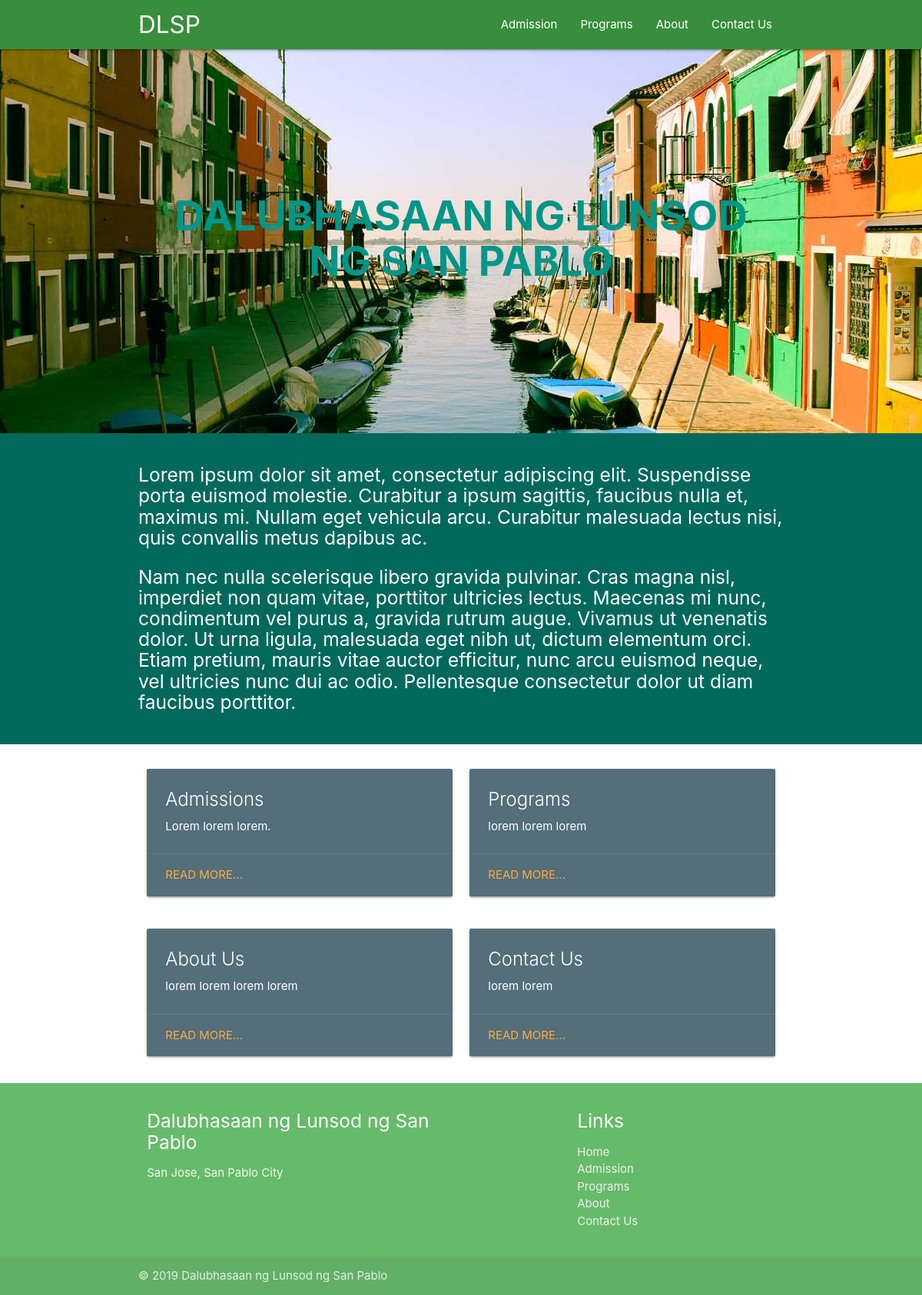
Before: / with the older database file.
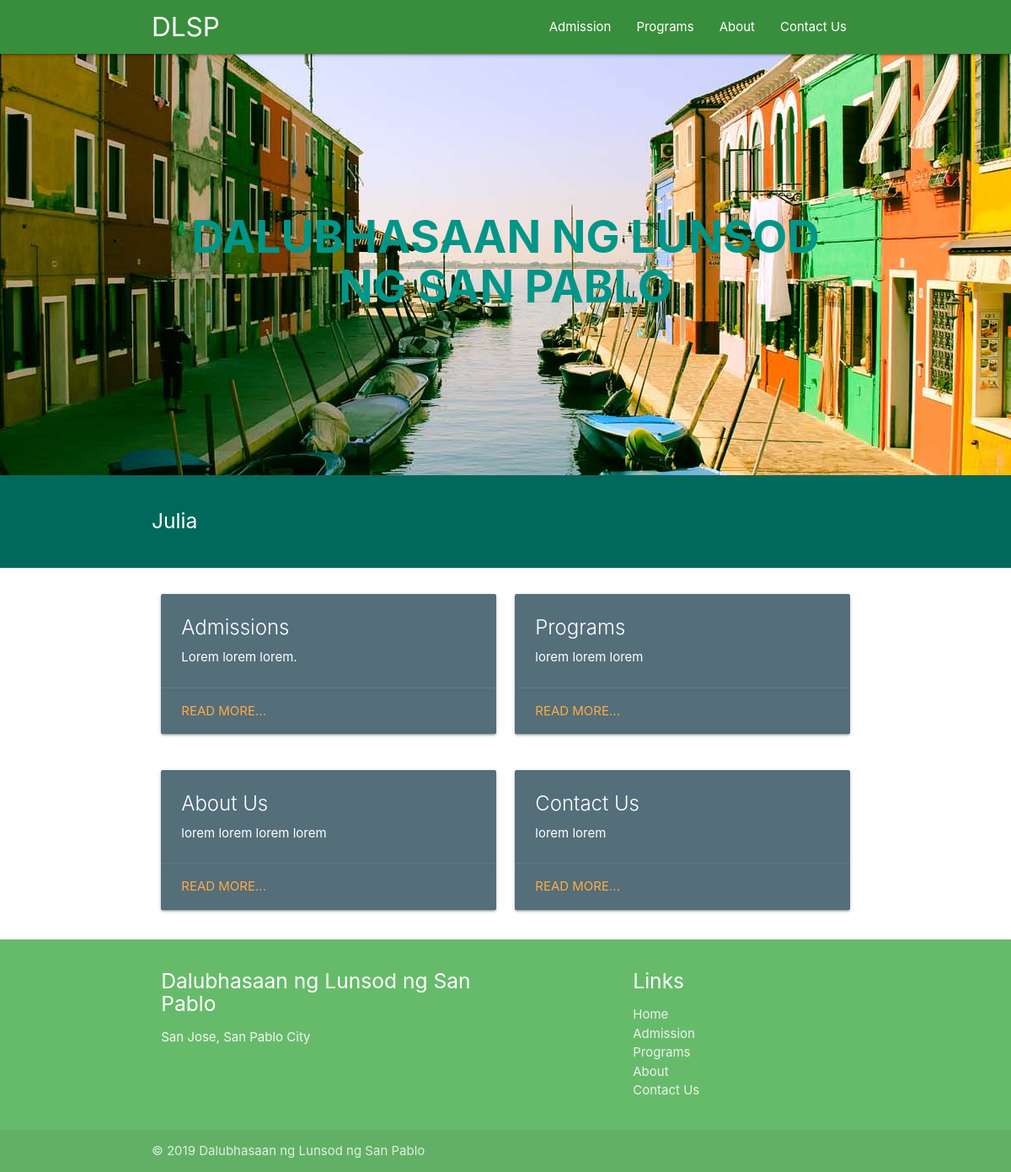
After: the same page with the newer database file.
### dlsp/models.py (models this page shows, shortened)
class Page(models.Model):
    title = models.CharField(max_length=200, primary_key=True)
    info = HTMLField()

### dlsp/views.py (the view)
# urls.py: path('', views.index, name='index'),
def index(request):
    home_info = Page.objects.get(title="Home").info
    admission_info = Page.objects.get(title="Admission").info
    programs_info = Page.objects.get(title="Programs").info
    about_info = Page.objects.get(title="About").info
    contactus_info = Page.objects.get(title="Contact Us").info
    image = Image.objects.get(name='home').image
    data ={
        "info": home_info,
        "school_name": school_name,
        "address": address,
        "school": school,
        "admission_info": admission_info,
        "programs_info": programs_info,
        "about_info": about_info,
        "contactus_info": contactus_info,
        }
    return render(request, 'index.html', {'data':data, 'site': site, 'image': image,})

### dlsp/templates/index.html (shortened to what this page needs)
{% extends "base.html" %}
{% load static %}
{% block content %}
    <div class="parallax-container center valign-wrapper">
        <div class="container">
            <div class="row">
                <div class="col s12 white-text">
                    <h2 class="teal-text teal-text lighten-2">{{ site.school_name }}</h2>
                </div>
            </div>
        </div>
        <div class="parallax"><img src="{{ image.url }}"></div>
    </div>
    <div class="intro teal darken-3">
        <div class="container">
            <h5>{{ data.info|safe }}
            </h5>
        </div>
    </div>
    <div class="container">
        <div class="row">
            <div class="col s12 m6">
                <div class="card blue-grey darken-1">
                    <div class="card-content white-text">
                        <span class="card-title">Admissions</span>
                        <p>{{ data.admission_info|truncatewords:50|safe }}.</p>
                    </div>
                    <div class="card-action">
                        <a href="/admission">Read more...</a>
                    </div>
                </div>
            </div>
            <div class="col s12 m6">
                <div class="card blue-grey darken-1">
                    <div class="card-content white-text">
                        <span class="card-title">Programs</span>
                        <p>{{ data.programs_info|truncatewords:50|safe }}</p>
                    </div>
                    <div class="card-action">
                        <a href="/programs">Read more...</a>
                    </div>
                </div>
            </div>
        </div>
        <div class="row">
            <div class="col s12 m6">
                <div class="card blue-grey darken-1">
                    <div class="card-content white-text">
                        <span class="card-title">About Us</span>
                        <p>{{ data.about_info|truncatewords:50|safe }}</p>
                    </div>
                    <div class="card-action">
                        <a href="/about">Read more...</a>
                    </div>
                </div>
            </div>
            <div class="col s12 m6">
                <div class="card blue-grey darken-1">
                    <div class="card-content white-text">
                        <span class="card-title">Contact Us</span>
                        <p>{{ data.contactus_info|truncatewords:50|safe }}</p>
                    </div>
                    <div class="card-action">
                        <a href="/contactusg">Read more...</a>
                    </div>
                </div>
            </div>
        </div>
    </div>
{% endblock %}

Changed rows visible on the page:
changed Page: info "Lorem ipsum dolor sit amet, consectetur adipiscing elit. Suspendisse porta euismod molestie. Curabitur a ipsum sagittis, faucibus nulla et, maximus mi. Nullam eget vehicula arcu. Curabitur malesuada lectus nisi, quis convallis metus dapibus ac. Nam nec nulla scelerisque libero gravida pulvinar. Cras magna nisl, imperdiet non quam vitae, porttitor ultricies lectus. Maecenas mi nunc, condimentum vel purus a, gravida rutrum augue. Vivamus ut venenatis dolor. Ut urna ligula, malesuada eget nibh ut, dictum elementum orci. Etiam pretium, mauris vitae auctor efficitur, nunc arcu euismod neque, vel ultricies nunc dui ac odio. Pellentesque consectetur dolor ut diam faucibus porttitor." → "Julia"
